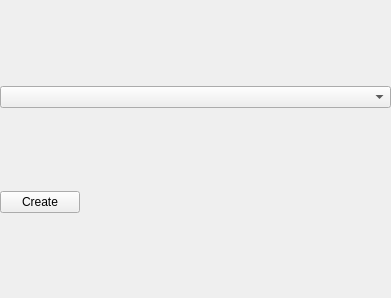
<?xml version="1.0" encoding="UTF-8"?>
<ui version="4.0">
 <class>MainWindow</class>
 <widget class="QMainWindow" name="MainWindow">
  <property name="geometry">
   <rect>
    <x>0</x>
    <y>0</y>
    <width>391</width>
    <height>298</height>
   </rect>
  </property>
  <property name="windowTitle">
   <string>StickyNotes menu</string>
  </property>
  <widget class="QWidget" name="centralwidget">
   <widget class="QWidget" name="verticalLayoutWidget">
    <property name="geometry">
     <rect>
      <x>-10</x>
      <y>-1</y>
      <width>411</width>
      <height>301</height>
     </rect>
    </property>
    <layout class="QVBoxLayout" name="verticalLayout">
     <property name="spacing">
      <number>6</number>
     </property>
     <property name="leftMargin">
      <number>10</number>
     </property>
     <property name="topMargin">
      <number>10</number>
     </property>
     <property name="rightMargin">
      <number>10</number>
     </property>
     <property name="bottomMargin">
      <number>10</number>
     </property>
     <item>
      <widget class="QComboBox" name="stackCombo">
       <property name="sizePolicy">
        <sizepolicy hsizetype="Preferred" vsizetype="Fixed">
         <horstretch>0</horstretch>
         <verstretch>0</verstretch>
        </sizepolicy>
       </property>
       <property name="editable">
        <bool>false</bool>
       </property>
      </widget>
     </item>
     <item>
      <widget class="QPushButton" name="createStickerBtn">
       <property name="sizePolicy">
        <sizepolicy hsizetype="Fixed" vsizetype="Fixed">
         <horstretch>0</horstretch>
         <verstretch>0</verstretch>
        </sizepolicy>
       </property>
       <property name="baseSize">
        <size>
         <width>200</width>
         <height>0</height>
        </size>
       </property>
       <property name="text">
        <string>Create</string>
       </property>
      </widget>
     </item>
    </layout>
   </widget>
  </widget>
 </widget>
 <resources/>
 <connections/>
</ui>
